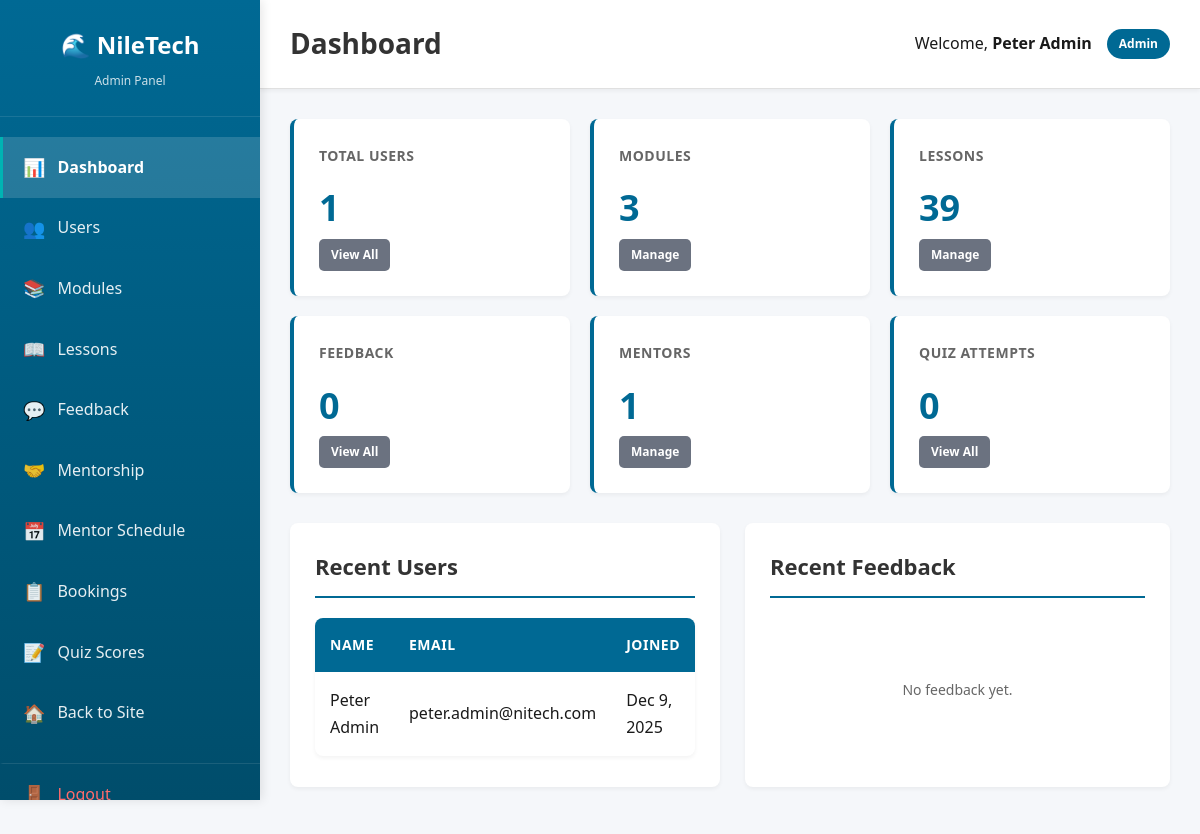
/admin/index.php (signed in), run on the app's committed database.
### tables this page shows
CREATE TABLE IF NOT EXISTS users (
    id INT(11) NOT NULL AUTO_INCREMENT,
    full_name VARCHAR(100) NOT NULL,
    email VARCHAR(100) NOT NULL UNIQUE,
    password VARCHAR(255) NOT NULL,
    role ENUM('user', 'admin') DEFAULT 'user',
    created_at TIMESTAMP DEFAULT CURRENT_TIMESTAMP,
    updated_at TIMESTAMP DEFAULT CURRENT_TIMESTAMP ON UPDATE CURRENT_TIMESTAMP,
    PRIMARY KEY (id),
    INDEX idx_email (email),
    INDEX idx_role (role)
);

### admin/includes/auth.php (called while the page is built, shortened)
<?php
$conn = getDBConnection();
$userId = $_SESSION['user_id'];
$userStmt = $conn->prepare("SELECT id, full_name, email, role FROM users WHERE id = ?");
$userStmt->bind_param("i", $userId);
$userStmt->execute();
$userResult = $userStmt->get_result();
$currentUser = $userResult->fetch_assoc();
?>

### admin/index.php (the view, shortened to what this page needs)
<?php
$pageTitle = 'Dashboard';
require_once __DIR__ . '/includes/auth.php';
$stats = [];
$usersStmt = $conn->prepare("SELECT COUNT(*) as total FROM users");
$usersStmt->execute();
$usersResult = $usersStmt->get_result();
$stats['users'] = $usersResult->fetch_assoc()['total'];
$modulesStmt = $conn->prepare("SELECT COUNT(*) as total FROM modules");
$modulesStmt->execute();
$modulesResult = $modulesStmt->get_result();
$stats['modules'] = $modulesResult->fetch_assoc()['total'];
$lessonsStmt = $conn->prepare("SELECT COUNT(*) as total FROM lessons");
$lessonsStmt->execute();
$lessonsResult = $lessonsStmt->get_result();
$stats['lessons'] = $lessonsResult->fetch_assoc()['total'];
$feedbackStmt = $conn->prepare("SELECT COUNT(*) as total FROM feedback");
$feedbackStmt->execute();
$feedbackResult = $feedbackStmt->get_result();
$stats['feedback'] = $feedbackResult->fetch_assoc()['total'];
$mentorsStmt = $conn->prepare("SELECT COUNT(*) as total FROM mentorship");
$mentorsStmt->execute();
$mentorsResult = $mentorsStmt->get_result();
$stats['mentors'] = $mentorsResult->fetch_assoc()['total'];
$quizStmt = $conn->prepare("SELECT COUNT(*) as total FROM quiz_scores");
$quizStmt->execute();
$quizResult = $quizStmt->get_result();
$stats['quiz_attempts'] = $quizResult->fetch_assoc()['total'];
$recentUsersStmt = $conn->prepare("SELECT id, full_name, email, created_at FROM users ORDER BY created_at DESC LIMIT 5");
$recentUsersStmt->execute();
$recentUsersResult = $recentUsersStmt->get_result();
$recentUsers = [];
while ($row = $recentUsersResult->fetch_assoc()) {
    $recentUsers[] = $row;
}
$recentFeedback = [];
require_once __DIR__ . '/includes/header.php';
?>
<div class="stats-grid">
    <div class="stat-card">
        <h3>Total Users</h3>
        <p class="stat-value"><?php echo number_format($stats['users']); ?></p>
        <a href="users.php" class="btn-admin btn-sm btn-secondary-admin">View All</a>
    </div>
    <div class="stat-card">
        <h3>Modules</h3>
        <p class="stat-value"><?php echo number_format($stats['modules']); ?></p>
        <a href="modules.php" class="btn-admin btn-sm btn-secondary-admin">Manage</a>
    </div>
    <div class="stat-card">
        <h3>Lessons</h3>
        <p class="stat-value"><?php echo number_format($stats['lessons']); ?></p>
        <a href="lessons.php" class="btn-admin btn-sm btn-secondary-admin">Manage</a>
    </div>
    <div class="stat-card">
        <h3>Feedback</h3>
        <p class="stat-value"><?php echo number_format($stats['feedback']); ?></p>
        <a href="feedback.php" class="btn-admin btn-sm btn-secondary-admin">View All</a>
    </div>
    <div class="stat-card">
        <h3>Mentors</h3>
        <p class="stat-value"><?php echo number_format($stats['mentors']); ?></p>
        <a href="mentorship.php" class="btn-admin btn-sm btn-secondary-admin">Manage</a>
    </div>
    <div class="stat-card">
        <h3>Quiz Attempts</h3>
        <p class="stat-value"><?php echo number_format($stats['quiz_attempts']); ?></p>
        <a href="quiz-scores.php" class="btn-admin btn-sm btn-secondary-admin">View All</a>
    </div>
</div>
<div style="display: grid; grid-template-columns: 1fr 1fr; gap: 25px;">
    <div class="admin-card">
        <h2>Recent Users</h2>
        <?php if (empty($recentUsers)): ?>
            <div class="empty-state">
                <p>No users yet.</p>
            </div>
        <?php else: ?>
            <table class="admin-table">
                <thead>
                    <tr>
                        <th>Name</th>
                        <th>Email</th>
                        <th>Joined</th>
                    </tr>
                </thead>
                <tbody>
                    <?php foreach ($recentUsers as $user): ?>
                        <tr>
                            <td><?php echo htmlspecialchars($user['full_name']); ?></td>
                            <td><?php echo htmlspecialchars($user['email']); ?></td>
                            <td><?php echo date('M j, Y', strtotime($user['created_at'])); ?></td>
                        </tr>
                    <?php endforeach; ?>
                </tbody>
            </table>
        <?php endif; ?>
    </div>
    <div class="admin-card">
        <h2>Recent Feedback</h2>
        <?php if (empty($recentFeedback)): ?>
            <div class="empty-state">
                <p>No feedback yet.</p>
            </div>
        <?php endif; ?>
    </div>
</div>
<?php
require_once __DIR__ . '/includes/footer.php';
?>

### admin/includes/header.php (shortened to what this page needs)
<!DOCTYPE html>
<html lang="en">
<head>
    <link rel="stylesheet" href="../css/style.css">
    <link rel="stylesheet" href="../admin/css/admin.css">
</head>
<body class="admin-body">
    <div class="admin-wrapper">
        <aside class="admin-sidebar">
            <div class="admin-logo">
                <h2>🌊 NileTech</h2>
                <p>Admin Panel</p>
            </div>
            <nav class="admin-nav">
                <a href="index.php" class="nav-item <?php echo basename($_SERVER['PHP_SELF']) == 'index.php' ? 'active' : ''; ?>">
                    <span>📊</span> Dashboard
                </a>
                <a href="users.php" class="nav-item <?php echo basename($_SERVER['PHP_SELF']) == 'users.php' ? 'active' : ''; ?>">
                    <span>👥</span> Users
                </a>
                <a href="modules.php" class="nav-item <?php echo basename($_SERVER['PHP_SELF']) == 'modules.php' ? 'active' : ''; ?>">
                    <span>📚</span> Modules
                </a>
                <a href="lessons.php" class="nav-item <?php echo basename($_SERVER['PHP_SELF']) == 'lessons.php' ? 'active' : ''; ?>">
                    <span>📖</span> Lessons
                </a>
                <a href="feedback.php" class="nav-item <?php echo basename($_SERVER['PHP_SELF']) == 'feedback.php' ? 'active' : ''; ?>">
                    <span>💬</span> Feedback
                </a>
                <a href="mentorship.php" class="nav-item <?php echo basename($_SERVER['PHP_SELF']) == 'mentorship.php' ? 'active' : ''; ?>">
                    <span>🤝</span> Mentorship
                </a>
                <a href="mentor-schedule.php" class="nav-item <?php echo basename($_SERVER['PHP_SELF']) == 'mentor-schedule.php' ? 'active' : ''; ?>">
                    <span>📅</span> Mentor Schedule
                </a>
                <a href="mentor-bookings.php" class="nav-item <?php echo basename($_SERVER['PHP_SELF']) == 'mentor-bookings.php' ? 'active' : ''; ?>">
                    <span>📋</span> Bookings
                </a>
                <a href="quiz-scores.php" class="nav-item <?php echo basename($_SERVER['PHP_SELF']) == 'quiz-scores.php' ? 'active' : ''; ?>">
                    <span>📝</span> Quiz Scores
                </a>
                <a href="../index.php" class="nav-item">
                    <span>🏠</span> Back to Site
                </a>
                <a href="../logout.php" class="nav-item logout">
                    <span>🚪</span> Logout
                </a>
            </nav>
        </aside>
        <main class="admin-main">
            <header class="admin-header">
                <div class="admin-header-content">
                    <h1><?php echo isset($pageTitle) ? htmlspecialchars($pageTitle) : 'Dashboard'; ?></h1>
                    <div class="admin-user-info">
                        <span>Welcome, <strong><?php echo htmlspecialchars($currentUser['full_name']); ?></strong></span>
                        <span class="role-badge">Admin</span>
                    </div>
                </div>
            </header>
            <div class="admin-content">

### css/style.css (style rules this page uses)
* { margin: 0; padding: 0; box-sizing: border-box; }
:root { --nile-blue: #006994; --nile-deep: #004d73; --nile-light: #0099cc; --nile-teal: #008b8b; --river-cyan: #00b3b3; --savanna-green: #2d5016; --forest-green: #4a7c3a; --grass-green: #6b9f5f; --palm-green: #8bc34a; --sunset-gold: #f4a460; --savanna-gold: #daa520; --earth-brown: #8b4513; --sand-beige: #f5deb3; --ss-black: #000000; --ss-red: #da020e; --ss-green: #078930; --ss-blue: #0f47af; --ss-yellow: #fcdd09; --primary-color: var(--nile-blue); --primary-dark: var(--nile-deep); --primary-light: var(--nile-light); --secondary-color: var(--forest-green); --secondary-dark: var(--savanna-green); --secondary-light: var(--grass-green); --accent-color: var(--sunset-gold); --accent-light: var(--savanna-gold); --text-dark: #1a1a1a; --text-medium: #4a4a4a; --text-light: #6b6b6b; --bg-light: #f0f8f5; --bg-lighter: #f8fcf9; --bg-white: #ffffff; --border-color: #d4e8d8; --gradient-primary: linear-gradient(135deg, var(--nile-blue) 0%, var(--nile-teal) 50%, var(--river-cyan) 100%); --gradient-secondary: linear-gradient(135deg, var(--forest-green) 0%, var(--grass-green) 100%); --gradient-hero: linear-gradient(135deg, var(--nile-deep) 0%, var(--nile-blue) 30%, var(--nile-teal) 60%, var(--palm-green) 100%); --gradient-river: linear-gradient(180deg, var(--nile-deep) 0%, var(--nile-blue) 50%, var(--nile-light) 100%); --gradient-savanna: linear-gradient(135deg, var(--savanna-green) 0%, var(--forest-green) 50%, var(--sunset-gold) 100%); --gradient-success: linear-gradient(135deg, var(--forest-green) 0%, var(--grass-green) 100%); --gradient-sunset: linear-gradient(135deg, var(--sunset-gold) 0%, var(--savanna-gold) 100%); --font-primary: 'Segoe UI', Tahoma, Geneva, Verdana, sans-serif; --font-weight-light: 300; --font-weight-normal: 400; --font-weight-medium: 500; --font-weight-semibold: 600; --font-weight-bold: 700; --font-weight-extrabold: 800; --spacing-xs: 0.5rem; --spacing-sm: 1rem; --spacing-md: 2rem; --spacing-lg: 3rem; --spacing-xl: 4rem; --spacing-2xl: 6rem; --radius-sm: 0.5rem; --radius-md: 1rem; --radius-lg: 1.5rem; --radius-xl: 2rem; --radius-full: 9999px; --shadow-sm: 0 1px 2px 0 rgba(0, 0, 0, 0.05); --shadow-md: 0 4px 6px -1px rgba(0, 0, 0, 0.1), 0 2px 4px -1px rgba(0, 0, 0, 0.06); --shadow-lg: 0 10px 15px -3px rgba(0, 0, 0, 0.1), 0 4px 6px -2px rgba(0, 0, 0, 0.05); --shadow-xl: 0 20px 25px -5px rgba(0, 0, 0, 0.1), 0 10px 10px -5px rgba(0, 0, 0, 0.04); --shadow-2xl: 0 25px 50px -12px rgba(0, 0, 0, 0.25); --shadow-colored: 0 10px 30px -5px rgba(37, 99, 235, 0.3); }
body { font-family: var(--font-primary); color: var(--text-dark); line-height: 1.7; background-color: var(--bg-white); overflow-x: hidden; }
html { scroll-behavior: smooth; }

### data on the page
users: full_name "Peter Admin", email "peter.admin@nitech.com", created_at "Dec 9, 2025"

### other printed values
$pageTitle "Dashboard"
$stats['users'] "1"
$stats['modules'] "3"
$stats['lessons'] "39"
$stats['feedback'] "0"
$stats['mentors'] "1"
$stats['quiz_attempts'] "0"
